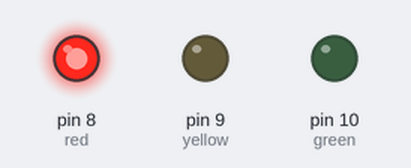
Bench run of a sketch on a simulated Arduino Uno, built with avr-gcc and run on an emulated ATmega328P. Shown: output pins drawn as LEDs (lit = HIGH).

Above: at 0.5 s.
At 1.5 s:
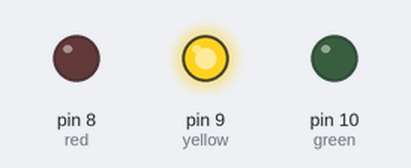
At 5.5 s:
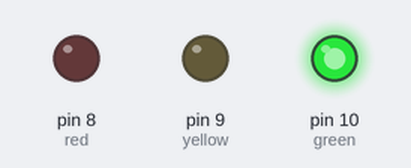
Timing chart, 0 to 6.9 s (numbered marks = the images above):
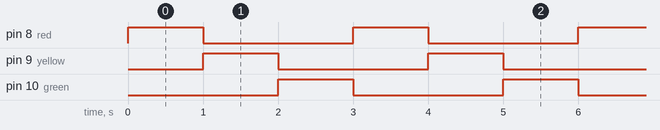

Measured:
- by itself, pin 8 (red), pin 9 (yellow), pin 10 (green): alternates HIGH for 1.0 s and LOW for 2.0 s
- by itself, everything shown: repeats every 3.0 s, in 3 steps

The sketch:

TrafficLight.ino
```cpp
int red = 8;
int yellow = 9;
int green = 10;

void setup() {
  pinMode(red, OUTPUT);
  pinMode(yellow, OUTPUT);
  pinMode(green, OUTPUT);
}

void loop() {
  //RED LED
  digitalWrite(red, HIGH);
  digitalWrite(yellow, LOW);
  digitalWrite(green, LOW);
  delay(1000);
  //YELLOW LED
  digitalWrite(red, LOW);
  digitalWrite(yellow, HIGH);
  digitalWrite(green, LOW);
  delay(1000);
  //GREEN LED
  digitalWrite(red, LOW);
  digitalWrite(yellow, LOW);
  digitalWrite(green, HIGH);
  delay(1000);
}
```
